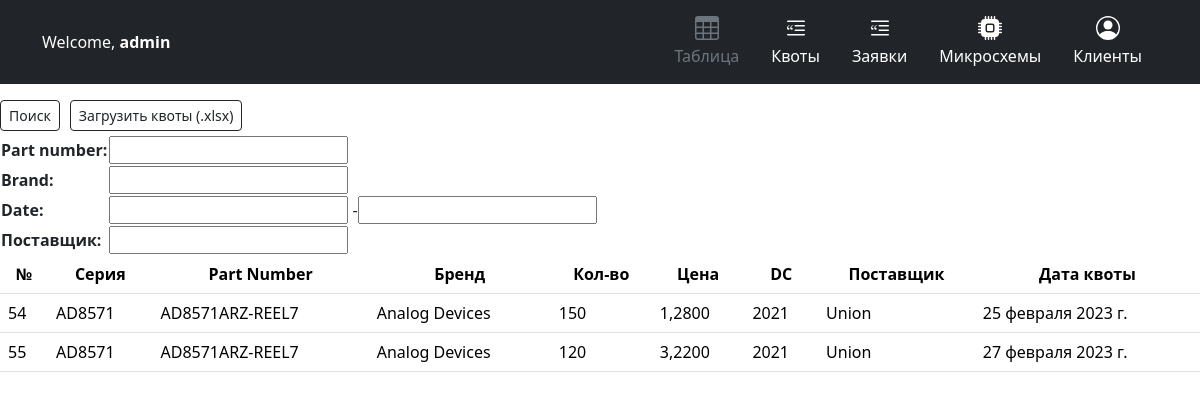
/quotas/ (signed in), run on an earlier commit of the app's database.
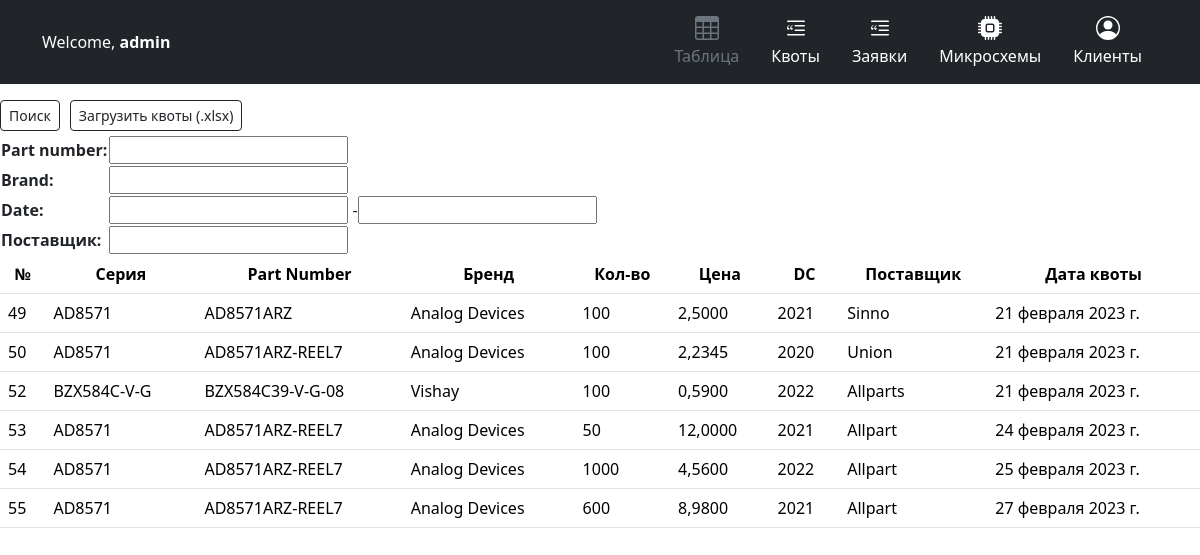
And on a later commit of the database.
### parts/models.py (models this page shows, shortened)
class Quota(models.Model):
    part = models.ForeignKey(Part, on_delete=models.CASCADE)
    quantity = models.PositiveIntegerField(verbose_name='Количество')
    price = models.DecimalField(max_digits=10, decimal_places=4, verbose_name='U/P USD')
    ruble_price = models.DecimalField(max_digits=10, decimal_places=4, verbose_name='U/P RUB', default=0)
    datecode = models.PositiveIntegerField(verbose_name='DC')
    lead_time = models.CharField(max_length=100, verbose_name='Срок')
    supplier = models.CharField(max_length=100, verbose_name='Поставщик')
    date = models.DateField(verbose_name='Дата квоты')
    class Meta:
        verbose_name = "Квота"
        verbose_name_plural = "Квоты"

class Part(models.Model):
    series = models.CharField(max_length=100, verbose_name='Серия')
    number = models.CharField(max_length=100, verbose_name='Номер')
    brand = models.CharField(max_length=100, verbose_name='Бренд')
    case_type = models.CharField(max_length=50, null=True, default='Корпус не указан!', verbose_name='Корпус')
    class Meta:
        verbose_name = "Микросхема"
        verbose_name_plural = "Микросхемы"

### parts/views.py (the view)
# urls.py: path('quotas/', views.quota_list, name='quota_list'),
@login_required()
def quota_list(request):
    current_user_groups = request.user.groups.values_list("name", flat=True)
    if "sale" in current_user_groups:
        return redirect('responses/')
    result_qs = Quota.objects.all().order_by('id')
    quotaFilter = QuotaFilter(request.GET, queryset=result_qs)
    result_qs = quotaFilter.qs
    return render(request, 'quotas_list.html', {'result': result_qs, 'filter': quotaFilter})

### parts/templates/quotas_list.html
{% extends 'base.html' %}
{% block content %}
<table>
  <div class="d-flex justify-content-between align-items-center mb-1">
    <div class="d-flex">
      <form method="get" class="form-inline search-form ml-auto">
        <button type="submit" class="btn btn-outline-dark btn-sm ml-">Поиск</button>
        <div class="button_padding"><a href="{% url 'parts:upload_quotas' %}" class="btn btn-outline-dark btn-sm">Загрузить квоты (.xlsx)</a></div>
        <div class="form-group">
          {{ filter.form }}
        </div>
      </form>
    </div>
  </div>
</table>
<table class="table table-hover">
  <tr>
    <th>№</th>
    <th>Серия</th>
    <th>Part Number</th>
    <th>Бренд</th>
    <th>Кол-во</th>
    <th>Цена</th>
    <th>DC</th>
    <th>Поставщик</th>
    <th>Дата квоты</th>
  </tr>
  {% for item in result %}
  <tr>
    <td>{{ item.id }}</td>
    <td>{{ item.part.series }}</td>
    <td>{{ item.part.number }}</td>
    <td>{{ item.part.brand }}</td>
    <td>{{ item.quantity }}</td>
    <td>{{ item.price }}</td>
    <td>{{ item.datecode }}</td>
    <td>{{ item.supplier }}</td>
    <td>{{ item.date }}</td>
  </tr>
  {% endfor %}
</table>
{% endblock %}

What changed in the data, as far as the page shows it:
added Quota: id "49", part.series "AD8571", part.number "AD8571ARZ", part.brand "Analog Devices", quantity "100", price "2,5000", datecode "2021", supplier "Sinno", date "21 февраля 2023 г."
added Quota: id "50", part.series "AD8571", part.number "AD8571ARZ-REEL7", part.brand "Analog Devices", quantity "100", price "2,2345", datecode "2020", supplier "Union", date "21 февраля 2023 г."
added Quota: id "52", part.series "BZX584C-V-G", part.number "BZX584C39-V-G-08", part.brand "Vishay", quantity "100", price "0,5900", datecode "2022", supplier "Allparts", date "21 февраля 2023 г."
added Quota: id "53", part.series "AD8571", part.number "AD8571ARZ-REEL7", part.brand "Analog Devices", quantity "50", price "12,0000", datecode "2021", supplier "Allpart", date "24 февраля 2023 г."
changed Quota "25 февраля 2023 г.": quantity "150" → "1000"; price "1,2800" → "4,5600"; datecode "2021" → "2022"; supplier "Union" → "Allpart"
changed Quota "27 февраля 2023 г.": quantity "120" → "600"; price "3,2200" → "8,9800"; supplier "Union" → "Allpart"
